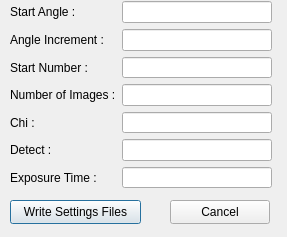
<?xml version="1.0" encoding="UTF-8"?>
<ui version="4.0">
 <class>GenSettingsDialog</class>
 <widget class="QDialog" name="GenSettingsDialog">
  <property name="geometry">
   <rect>
    <x>0</x>
    <y>0</y>
    <width>287</width>
    <height>237</height>
   </rect>
  </property>
  <property name="windowTitle">
   <string>Generate Settings Files</string>
  </property>
  <widget class="QPushButton" name="writeSettingsButton">
   <property name="geometry">
    <rect>
     <x>10</x>
     <y>200</y>
     <width>131</width>
     <height>24</height>
    </rect>
   </property>
   <property name="text">
    <string>Write Settings Files</string>
   </property>
  </widget>
  <widget class="QPushButton" name="cancelButton">
   <property name="geometry">
    <rect>
     <x>170</x>
     <y>200</y>
     <width>100</width>
     <height>24</height>
    </rect>
   </property>
   <property name="text">
    <string>Cancel</string>
   </property>
  </widget>
  <widget class="QWidget" name="">
   <property name="geometry">
    <rect>
     <x>10</x>
     <y>1</y>
     <width>262</width>
     <height>187</height>
    </rect>
   </property>
   <layout class="QGridLayout" name="gridLayout">
    <item row="0" column="0">
     <widget class="QLabel" name="label">
      <property name="text">
       <string>Start Angle :</string>
      </property>
     </widget>
    </item>
    <item row="0" column="1">
     <widget class="QLineEdit" name="startAngLE"/>
    </item>
    <item row="1" column="0">
     <widget class="QLabel" name="label_2">
      <property name="text">
       <string>Angle Increment :</string>
      </property>
     </widget>
    </item>
    <item row="1" column="1">
     <widget class="QLineEdit" name="incAngLE"/>
    </item>
    <item row="2" column="0">
     <widget class="QLabel" name="label_3">
      <property name="text">
       <string>Start Number :</string>
      </property>
     </widget>
    </item>
    <item row="2" column="1">
     <widget class="QLineEdit" name="startNumLE"/>
    </item>
    <item row="3" column="0">
     <widget class="QLabel" name="label_4">
      <property name="text">
       <string>Number of Images :</string>
      </property>
     </widget>
    </item>
    <item row="3" column="1">
     <widget class="QLineEdit" name="numImagesLE"/>
    </item>
    <item row="4" column="0">
     <widget class="QLabel" name="label_5">
      <property name="text">
       <string>Chi :</string>
      </property>
     </widget>
    </item>
    <item row="4" column="1">
     <widget class="QLineEdit" name="chiLE"/>
    </item>
    <item row="5" column="0">
     <widget class="QLabel" name="label_6">
      <property name="text">
       <string>Detect :</string>
      </property>
     </widget>
    </item>
    <item row="5" column="1">
     <widget class="QLineEdit" name="detectLE"/>
    </item>
    <item row="6" column="0">
     <widget class="QLabel" name="label_7">
      <property name="text">
       <string>Exposure Time :</string>
      </property>
     </widget>
    </item>
    <item row="6" column="1">
     <widget class="QLineEdit" name="exposTimeLE"/>
    </item>
   </layout>
  </widget>
 </widget>
 <resources/>
 <connections/>
</ui>
